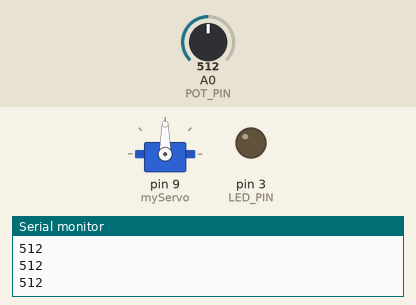
This sketch was run on a simulated Arduino Uno, built with avr-gcc and run on an emulated ATmega328P. Parts: servo, output pins drawn as LEDs (lit = HIGH), the last lines printed to the serial monitor. Inputs (shaded band) come from the test bench; at power-on: A0 (POT_PIN) = 512.

Above: at 1.2 s.
1.3 s: A0 (POT_PIN) set to 716
At 1.8 s:
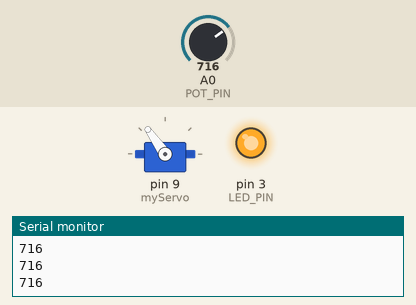
2.8 s: A0 (POT_PIN) set to 900
At 3.2 s:
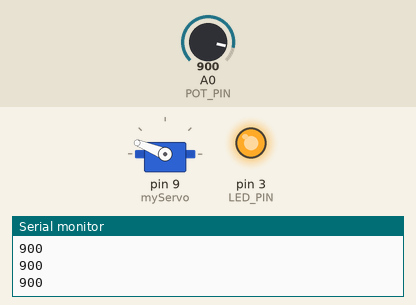
4.3 s: A0 (POT_PIN) set to 1023
At 4.6 s:
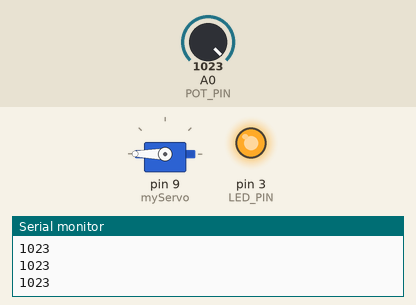
5.8 s: A0 (POT_PIN) set to 306
At 7.0 s:
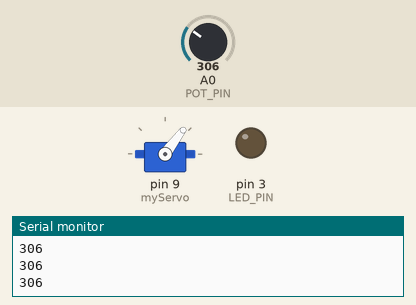
7.3 s: A0 (POT_PIN) set to 122
At 8.5 s:
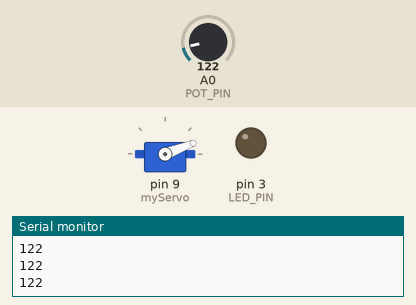
8.8 s: A0 (POT_PIN) set to 80
At 9.9 s:
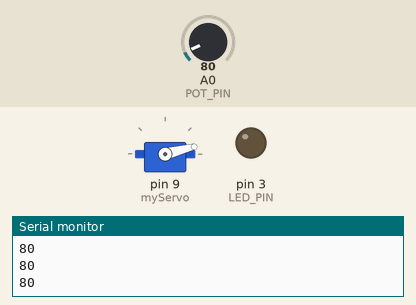
Timing chart, 0 to 11.3 s (numbered marks = the images above; inputs shaded):
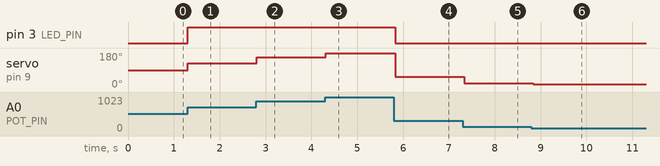

The sketch:

WEEK3TASK2.ino
```cpp
/*
 * Enhanced Code: Potentiometer controls Servo AND an LED
 */

#include <Servo.h>

Servo myServo;

const int LED_PIN = 3;
const int POT_PIN = A0; // Arduino pin connected to the Potentiometer

void setup() {
  // Initialize serial communication at 9600 bits per second:
  Serial.begin(9600);

  // Initialize the LED pin as an output
  pinMode(LED_PIN, OUTPUT);

  // Attach the servo object to the servo pin (pin 9)
  myServo.attach(9);
}

void loop() {
  // 1. Read the value of the potentiometer (value between 0 and 1023)
  int analogValue = analogRead(POT_PIN);

  // 2. Scale the analog value to the servo's angle range (0 to 180 degrees)
  int angle = map(analogValue, 0, 1023, 0, 180);

  // 3. Control the Servo
  myServo.write(angle);

  // 4. Control the LED (The Enhancement)
  // Check if the angle is greater than 90 degrees (upper half of the range)
  if (angle > 90) {
    digitalWrite(LED_PIN, HIGH); // Turn LED ON
  } else {
    digitalWrite(LED_PIN, LOW);
  }

  Serial.println(analogValue);

  delay(100);
}
```

Measured:
- after the input at 1.3 s, pin 3 (LED_PIN): LOW → HIGH at once; servo on pin 9 (myServo): 90° → 125° at once
- after the input at 2.8 s, servo on pin 9 (myServo): 125° → 158° at once
- after the input at 4.3 s, servo on pin 9 (myServo): 158° → 180° at once
- after the input at 5.8 s, pin 3 (LED_PIN): HIGH → LOW at once; servo on pin 9 (myServo): 180° → 53° at once
- after the input at 7.3 s, servo on pin 9 (myServo): 53° → 21° at once
- after the input at 8.8 s, servo on pin 9 (myServo): 21° → 14° at once
